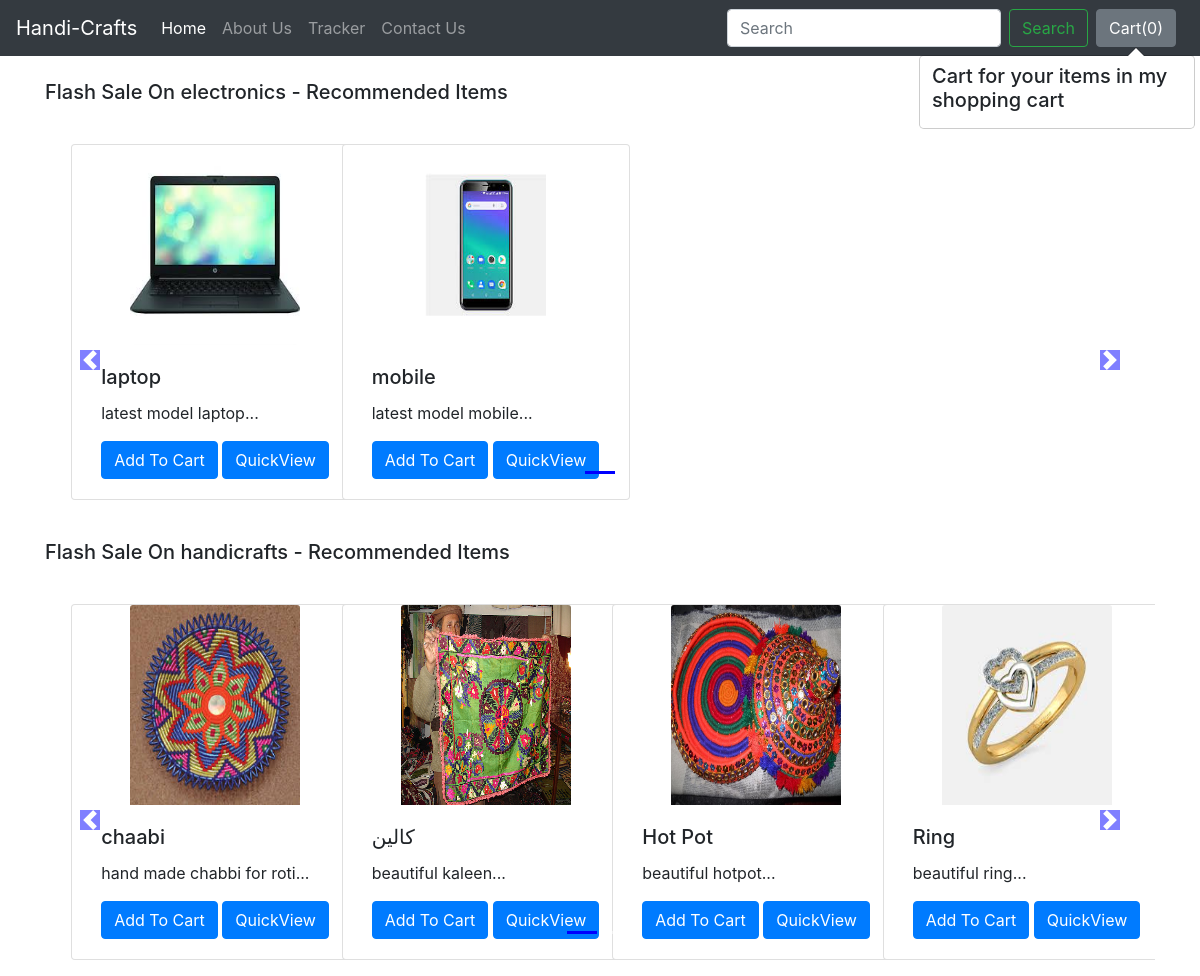
The app's page /shop/ with its own data.
### shop/models.py (models this page shows, shortened)
class Product(models.Model):
    product_id = models.AutoField
    product_name = models.CharField(max_length=25)
    product_category = models.CharField(max_length=50, default="")
    product_subcategory = models.CharField(max_length=50, default="")
    product_description = models.CharField(max_length=50)
    product_price = models.IntegerField(default=0)
    product_image = models.ImageField(upload_to="shop/images", default="")
    product_pub_date = models.DateField()

### shop/views.py (the view)
# urls.py: path('', views.index, name="index" )
def index(request):
    allProds = []
    catprods = Product.objects.values('product_category', 'id')
    cats = {item['product_category'] for item in catprods}
    for cat in cats:
        prod = Product.objects.filter(product_category=cat)
        n = len(prod)
        nSlides = n // 4 + ceil((n / 4) - (n // 4))
        allProds.append([prod, range(1, nSlides), nSlides])
    params = {'allProds':allProds}
    return render(request, 'shop/index.html', params)

### shop/templates/shop/index.html (shortened to what this page needs)
{% extends 'shop/basic.html' %}
{% block body %}
{% load static %}
<div class="container">
    {% for product, range, nSlides in allProds %}
    <h5 class="my-4">Flash Sale On {{product.0.product_category}} - Recommended Items</h5>
    <div class="row">
<div id="demo{{forloop.counter}}" class="col carousel slide my-3" data-ride="carousel">
    <ul class="carousel-indicators">
      <li data-target="#demo{{forloop.counter}}" data-slide-to="0" class="active"></li>
       {% for i in range %}
      <li data-target="#demo{{forloop.parentloop.counter}}" data-slide-to="{{i}}" ></li>
      {% endfor %}
    </ul>
    <div class="container carousel-inner no-padding">
      <div class="carousel-item active">
        {% for i in product %}
        <div class="col-xs-3 col-sm-3 col-md-3">
          <div class="card align-items-center" style="width: 18rem;">
            <img src='/media/{{i.product_image}}' class="card-img-top" alt="...">
            <div class="card-body">
              <h5 class="card-title" id="namepr{{i.id}}">{{i.product_name}}</h5>
              <p class="card-text">{{i.product_description|slice:"0:50"}}...</p>
              <span id="divpr{{i.id}}" class="divpr">
                <button id="pr{{i.id}}" class="btn btn-primary cart">Add To Cart</button>
              </span>
              <a href="/shop/product/{{i.id}}"><button id="qv{{i.id}}" class="btn btn-primary cart">QuickView</button></a>
            </div>
          </div>
        </div>
        {% if forloop.counter|divisibleby:4 and forloop.counter > 0 and not forloop.last %}
      </div><div class="carousel-item">
        {% endif %}
        {% endfor %}
    </div>
</div>
</div>
    <a class="carousel-control-prev" href="#demo{{forloop.counter}}" data-slide="prev">
        <span class="carousel-control-prev-icon"></span>
    </a>
    <a class="carousel-control-next" href="#demo{{forloop.counter}}" data-slide="next">
        <span class="carousel-control-next-icon"></span>
    </a>
        </div>
    {% endfor %}
</div>
 {% endblock %}

### shop/templates/shop/basic.html (shortened to what this page needs)
<!doctype html>
<html lang="en">
  <head>
    <link rel="stylesheet" href="https://stackpath.bootstrapcdn.com/bootstrap/4.2.1/css/bootstrap.min.css">
  </head>
  <body>
    <nav class="navbar navbar-expand-lg navbar-dark bg-dark">
  <a class="navbar-brand" href="/shop">Handi-Crafts</a>
  <div class="collapse navbar-collapse" id="navbarSupportedContent">
    <ul class="navbar-nav mr-auto">
      <li class="nav-item active">
        <a class="nav-link" href="/shop">Home <span class="sr-only">(current)</span></a>
      </li>
      <li class="nav-item">
        <a class="nav-link" href="/shop/about">About Us</a>
      </li>
      <li class="nav-item">
        <a class="nav-link" href="/shop/tracker">Tracker</a>
      </li>
      <li class="nav-item">
        <a class="nav-link" href="/shop/contact">Contact Us</a>
      </li>
    </ul>
    <form class="form-inline my-2 my-lg-0">
      <input class="form-control mr-sm-2" type="search" placeholder="Search" aria-label="Search">
      <button class="btn btn-outline-success my-2 my-sm-0" type="submit">Search</button>
    </form>
    <button type="button" class="btn btn-secondary mx-2" id="popcart" data-container="body" data-toggle="popover" data-placement="bottom" data-html="true" data-content="Vivamus
sagittis lacus vel augue laoreet rutrum faucibus.">
  Cart(<span id="cart">0</span>)
</button>
  </div>
</nav>
  {% block body %} {% endblock %}
  </body>
</html>

### records on screen
Product: product_category "electronics", product_image (picture), product_name "laptop", product_description "latest model laptop"
Product: product_image (picture), product_name "mobile", product_description "latest model mobile"
Product: product_category "handicrafts", product_image (picture), product_name "chaabi", product_description "hand made chabbi for roti"
Product: product_image (picture), product_name "کالین", product_description "beautiful kaleen"
Product: product_image (picture), product_name "Hot Pot", product_description "beautiful hotpot"
Product: product_image (picture), product_name "Ring", product_description "beautiful ring"
